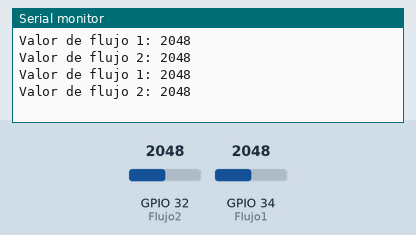
A sketch run on a simulated ESP32. On the bench: the last lines printed to the serial monitor. Inputs (shaded band) come from the test bench; at power-on: GPIO 32 (Flujo2) = 2048, GPIO 34 (Flujo1) = 2048.

Above: at 2.2 s.
2.3 s: GPIO 32 (Flujo2) set to 2866
At 3.6 s:
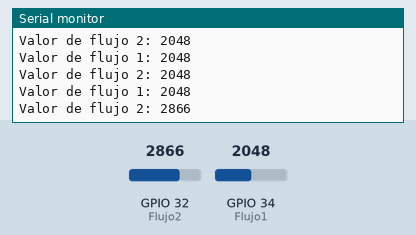
3.8 s: GPIO 34 (Flujo1) set to 2866
At 4.8 s:
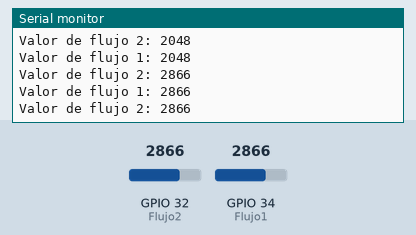
5.3 s: GPIO 32 (Flujo2) set to 3603
At 6.6 s:
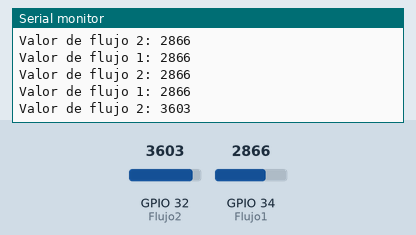
6.8 s: GPIO 34 (Flujo1) set to 3603
At 7.6 s:
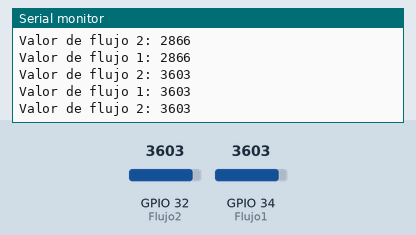
Timing chart, 0 to 9.3 s (numbered marks = the images above; inputs shaded):
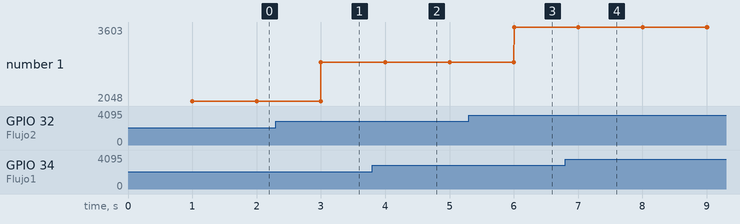

The sketch:

DosLecturasPotenciometro.ino
```cpp
/**
Este código muestra cómo leer y mostrar los valores de dos potenciómetros analógicos utilizando Arduino y el monitor serial.
El código comienza definiendo dos constantes, Flujo1 y Flujo2, que representan los pines analógicos utilizados para leer los potenciómetros. En este caso, Flujo1 está asociado al pin 34 y Flujo2 al pin 32.
En la función setup(), se inicializa la comunicación con el monitor serial a una velocidad de 9600 baudios y se espera un segundo (1000 milisegundos) para que Arduino se estabilice.
La función loop() se ejecuta continuamente en un bucle infinito. En cada iteración del bucle, se lee el valor de los potenciómetros utilizando la función analogRead(). El valor leído se almacena en las variables flowValue1 y flowValue2 respectivamente.
A continuación, se muestra el valor de cada potenciómetro en el monitor serial utilizando las funciones Serial.print() y Serial.println(). Esto permite visualizar los valores en la interfaz de comunicación serial.
Después de mostrar los valores, se agrega un retardo de 1000 milisegundos (1 segundo) utilizando la función delay() antes de que se repita el ciclo.
En resumen, este código muestra cómo leer los valores de dos potenciómetros analógicos y mostrarlos en el monitor serial utilizando Arduino. Es útil para monitorear y visualizar la entrada analógica en tiempo real.
*/

// Variables fisicas
const int Flujo1 = 34;
const int Flujo2 = 32;

void setup() {
  Serial.begin(9600);
  delay(1000);
}

void loop() {
  //Leer el valor de los potenciometros
  int flowValue1 = analogRead(Flujo1);
  int flowValue2 = analogRead(Flujo2);

  //Mostrar el valor del potenciometro
  Serial.print("Valor de flujo 1: ");
  Serial.println(flowValue1);
  Serial.print("Valor de flujo 2: ");
  Serial.println(flowValue2);


  delay(1000);
}
```

Measured:
- after the input at 2.3 s, the serial monitor: prints a new line after 0.70 s (image 1)
- after the input at 3.8 s, the serial monitor: prints a new line after 0.20 s (image 2)
- after the input at 5.3 s, the serial monitor: prints a new line after 0.70 s (image 3)
- after the input at 6.8 s, the serial monitor: prints a new line after 0.20 s (image 4)
- plotted number 1: 2048 → 2866 after the input at 2.3 s, 2866 → 3603 after the input at 5.3 s
